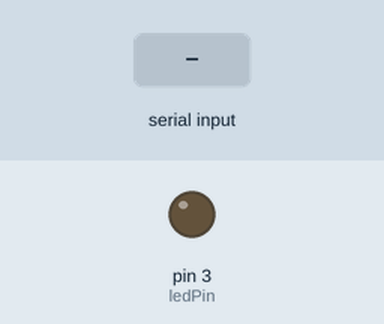
Recording of a sketch running on a simulated Arduino Uno, built with avr-gcc and run on an emulated ATmega328P. Shown: output pins drawn as LEDs (lit = HIGH). Inputs (shaded band) come from the test bench.

Above: at 1.2 s.
1.3 s: "<90,45>" received over Serial
At 2.5 s:
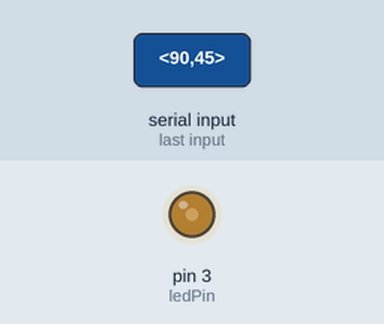
2.8 s: "<30,150>" received over Serial
At 3.7 s:
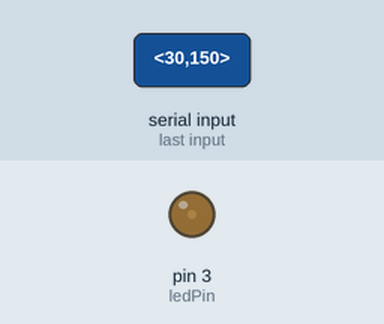
4.3 s: "<200>" received over Serial
At 4.7 s:
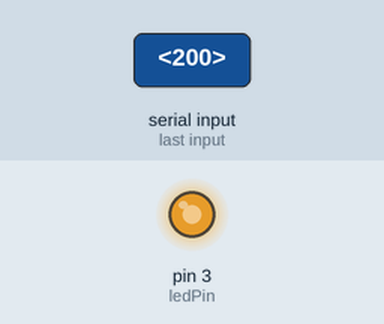
5.8 s: "<90>" received over Serial
At 7.0 s:
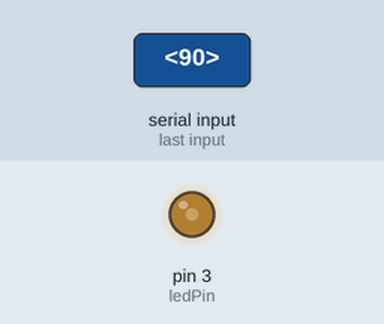
Timing chart, 0 to 8.3 s (numbered marks = the images above; inputs shaded):
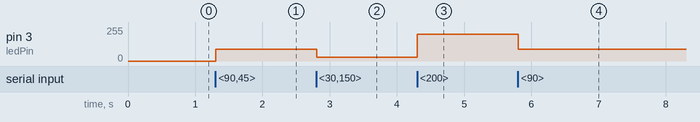

Measured:
- after the input at 1.3 s, pin 3 (ledPin): 0/255 → 90/255 at once
- after the input at 2.8 s, pin 3 (ledPin): 90/255 → 30/255 at once
- after the input at 4.3 s, pin 3 (ledPin): 30/255 → 200/255 at once
- after the input at 5.8 s, pin 3 (ledPin): 200/255 → 90/255 at once

The sketch:

xbee_Receiver.ino
```cpp
const int ledPin = 3; //Led to Arduino pin 3 (PWM)

//Variables
bool started= false;//True: Message is strated
bool ended 	= false;//True: Message is finished
char incomingByte ; //Variable to store the incoming byte
char msg[3];		//Message - array from 0 to 2 (3 values - PWM - e.g. 240)
byte index;			//Index of array

void setup() {

	//Start the serial communication
	Serial.begin(9600); //Baud rate must be the same as is on xBee module
	pinMode(ledPin, OUTPUT);
}

void loop() {

  while (Serial.available()>0){
  	//Read the incoming byte
    incomingByte = Serial.read();
    //Start the message when the '<' symbol is received
    if(incomingByte == '<')
    {
     started = true;
     index = 0;
     msg[index] = '\0'; // Throw away any incomplete packet
   }
   //End the message when the '>' symbol is received
   else if(incomingByte == '>')
   {
     ended = true;
     break; // Done reading - exit from while loop!
   }
   //Read the message!
   else
   {
     if(index < 4) // Make sure there is room
     {
       msg[index] = incomingByte; // Add char to array
       index++;
       msg[index] = '\0'; // Add NULL to end
     }
   }
 }

 if(started && ended)
 {
   int value = atoi(msg);
   analogWrite(ledPin, value);
   //Serial.println(value); //Only for debugging
   index = 0;
   msg[index] = '\0';
   started = false;
   ended = false;
 }

}
```

pollserial.cpp
```cpp
#include <avr/io.h>
#include <stdlib.h>
#include "pollserial.h"

#define BUFFER_SIZE 64

rbuffer rxbuffer = {0,0,0};

void USART_recieve() {
#if defined ( UDR0 )
	if( UCSR0A & _BV(RXC0)) {
		uint8_t i = (rxbuffer.head + 1) & (BUFFER_SIZE - 1);
		if ( i != rxbuffer.tail) {
			rxbuffer.buffer[rxbuffer.head] = UDR0;
			rxbuffer.head = i;
		}
	}
#else
	if( UCSRA & _BV(RXC)) {
		uint8_t i = (rxbuffer.head + 1) & (BUFFER_SIZE - 1);
		if ( i != rxbuffer.tail) {
			rxbuffer.buffer[rxbuffer.head] = UDR;
			rxbuffer.head = i;
		}
	}
#endif
}

pt2Funct pollserial::begin(long baud) {
	uint16_t baud_setting;
	bool use_u2x;

	rxbuffer.buffer = (unsigned char*)malloc(BUFFER_SIZE*sizeof(unsigned char));

	// U2X mode is needed for baud rates higher than (CPU Hz / 16)
	if (baud > F_CPU / 16) {
		use_u2x = true;
	}
	else {
		// figure out if U2X mode would allow for a better connection

		// calculate the percent difference between the baud-rate specified and
		// the real baud rate for both U2X and non-U2X mode (0-255 error percent)
		uint8_t nonu2x_baud_error = abs((int)(255-((F_CPU/(16*(((F_CPU/8/baud-1)/2)+1))*255)/baud)));
		uint8_t u2x_baud_error = abs((int)(255-((F_CPU/(8*(((F_CPU/4/baud-1)/2)+1))*255)/baud)));

		// prefer non-U2X mode because it handles clock skew better
		use_u2x = (nonu2x_baud_error > u2x_baud_error);
	}
	if (use_u2x) {
#if defined ( UDR0 )
		UCSR0A = _BV(U2X0);
#else
		UCSRA = _BV(U2X);
#endif
		baud_setting = (F_CPU / 4 / baud - 1) / 2;
	}
	else {
#if defined ( UDR0 )
		UCSR0A = 0;
#else
		UCSRA = 0;
#endif
		baud_setting = (F_CPU / 8 / baud - 1) / 2;
	}

	// assign the baud_setting, a.k.a. (USART Baud Rate Register)
#if defined ( UDR0 )
	UBRR0 = baud_setting;
	UCSR0B = _BV(RXEN0) | _BV(TXEN0);
#else
	UBRR = baud_setting;
	UCSRB = _BV(RXEN) | _BV(TXEN);
#endif

	return &USART_recieve;
}

void pollserial::end() {
	UCSR0B &= ~(_BV(RXEN0) | _BV(TXEN0));
	free(rxbuffer.buffer);
}

uint8_t pollserial::available() {
	return (BUFFER_SIZE + rxbuffer.head - rxbuffer.tail) & (BUFFER_SIZE-1);
}

int pollserial::read() {
	if (rxbuffer.head == rxbuffer.tail)
		return -1;
	else {
		uint8_t c = rxbuffer.buffer[rxbuffer.tail];
		//tail = (tail + 1) & 63;
		if (rxbuffer.tail == BUFFER_SIZE)
			rxbuffer.tail = 0;
		else
			rxbuffer.tail++;
		return c;
	}
}

void pollserial::flush() {
	rxbuffer.head = rxbuffer.tail;
}

size_t pollserial::write(uint8_t c) { //void pollserial::write(uint8_t c) {
#if defined ( UDR0 )
	while (!((UCSR0A) & _BV(UDRE0)));
	UDR0 = c;
#else
	while (!((UCSRA) & _BV(UDRE)));
	UDR = c;
#endif
	return c;
}
```

pollserial.h
```cpp
#ifndef PSERIAL_H
#define PSERIAL_H

#include <inttypes.h>
#include "Print.h"

typedef struct {
	uint8_t head;
	uint8_t tail;
	unsigned char * buffer;
} rbuffer;

//define a void function() return type.
typedef void (*pt2Funct)();

class pollserial : public Print {
	public:
		pt2Funct begin(long);
		void end();
		uint8_t available(void);
		int read(void);
		void flush(void);
		virtual size_t write(uint8_t);	//		virtual void write(uint8_t);
		using Print::write; // pull in write(str) and write(buf, size) from Print
};

void USART_recieve();
#endif
```
